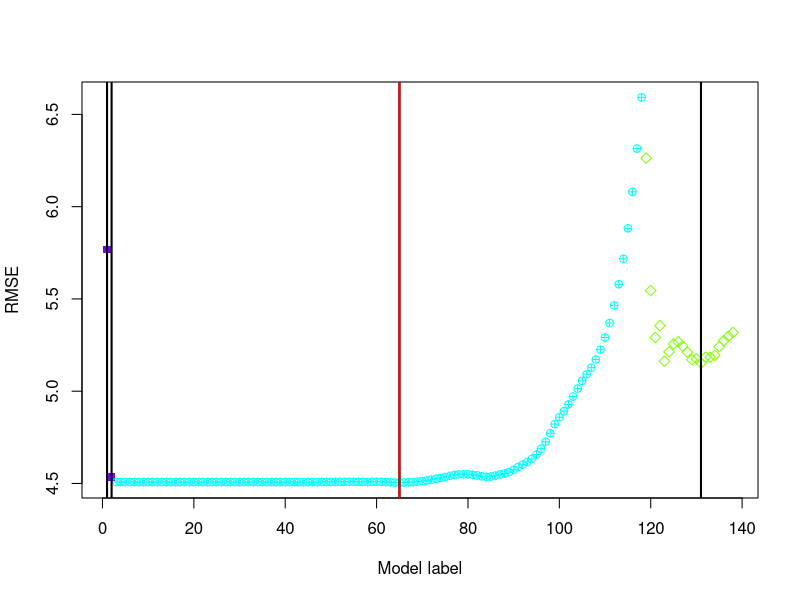

R code for this plot:
# libraries used
library(FNN)
library(glmnet)
library(caret)

############# Data Prep #############
bodyfat = read.csv("bodyfat-1.csv")

dim(bodyfat)
n = dim(bodyfat)[1]
names(bodyfat)  # using BodyFatSiri as response, versus Density or BodyFatBrozek

############# Model specifications #############
# Linear
Model1 = (BodyFatSiri ~ Weight+BMI+Height) #dimensions
Model2 = (BodyFatSiri ~ . - Case - BodyFatBrozek - Density) # all
allLinModels = list(Model1,Model2)	
# LASSO
#alllambda = exp(-100:20/10)
alllambda = exp(-100:15/10)
# kNN 
allkNN = 1:20

############# Cross-validation via caret package #############
# apply functions to get RMSE for linear Model1, linear Model2, best kNN, and best LASSO

#specify data to be used
dataused=bodyfat

# set up training method
set.seed(81)
training = trainControl(method = "cv", number = 10)

# cross-validation of linear model 1
fit_caret_lm1 = train(BodyFatSiri ~ Weight+BMI+Height,
                      data = dataused,
                      method = "lm",
                      trControl = training)
  # output
fit_caret_lm1

# cross-validation of linear model 2
fit_caret_lm2 = train(BodyFatSiri ~ . - Case - BodyFatBrozek - Density,
                      data = dataused,
                      method = "lm",
                      trControl = training)
  # output
fit_caret_lm2

# cross-validation of LASSO
fit_caret_LASSO = train(BodyFatSiri ~ . - Case - BodyFatBrozek - Density,
                      data = dataused,
                      method = "glmnet",
                      trControl = training,
                      tuneGrid = expand.grid(alpha=c(1),lambda=alllambda))
# output and values
fit_caret_LASSO
fit_caret_LASSO$results
fit_caret_LASSO$results$RMSE
min(fit_caret_LASSO$results$RMSE)
fit_caret_LASSO$bestTune
fit_caret_LASSO$finalModel

# cross-validation of kNN models (with standardization)
fit_caret_kNN = train(BodyFatSiri ~ . - Case - BodyFatBrozek - Density,
                      data = dataused,
                      method = "knn",
                      trControl = training,
                      preProcess = c("center","scale"),  # standardize the data
                      tuneGrid = expand.grid(k = allkNN))

# output 
fit_caret_kNN

############# identify selected model to fit to full data #############
# all best models
all_best_Types = c("Linear","Linear","LASSO","kNN")
all_best_Pars = list(3,14,fit_caret_LASSO$bestTune,fit_caret_kNN$bestTune)
all_best_Models = list(fit_caret_lm1$finalModel,
                       fit_caret_lm2$finalModel,
                       fit_caret_LASSO$finalModel,
                       fit_caret_kNN)
all_best_RMSE = c(fit_caret_lm1$results$RMSE,
                  fit_caret_lm2$results$RMSE,
                  min(fit_caret_LASSO$results$RMSE),
                  min(fit_caret_kNN$results$RMSE))

one_best_Type = all_best_Types[which.min(all_best_RMSE)]
one_best_Pars = all_best_Pars[which.min(all_best_RMSE)]
one_best_Model = all_best_Models[[which.min(all_best_RMSE)]]

############# one best model (LASSO) fit to full data #############
LASSOlambda = one_best_Pars[[1]]$lambda
LASSOcoef <- coef(one_best_Model,s=LASSOlambda)
#options(scipen=999)
#round(LASSOcoef,4)

############# compare all models - visual understanding #############
# model counts and types
mLin = length(allLinModels); mkNN = length(allkNN); mLASSO = length(alllambda)
mmodels = mLin+mkNN+mLASSO
modelMethod = c(rep("Linear",mLin),rep("LASSO",mLASSO),rep("kNN",mkNN))
all_caret_RMSE = c(fit_caret_lm1$results$RMSE,
                   fit_caret_lm2$results$RMSE,
                   fit_caret_LASSO$results$RMSE,
                   fit_caret_kNN$results$RMSE)
coloptions = rainbow(4)
colused = coloptions[as.numeric(factor(modelMethod))+1]
charused = 5*(as.numeric(factor(modelMethod)))
plot(1:mmodels,all_caret_RMSE,col=colused,pch=charused,
     xlab = "Model label",ylab = "RMSE")
order.min = c(1,2,2+which.min(fit_caret_LASSO$results$RMSE),
              2+mLASSO+which.min(fit_caret_kNN$results$RMSE))
abline(v=order.min,lwd=2)
abline(v=order.min[3],col="red",lwd=2)
